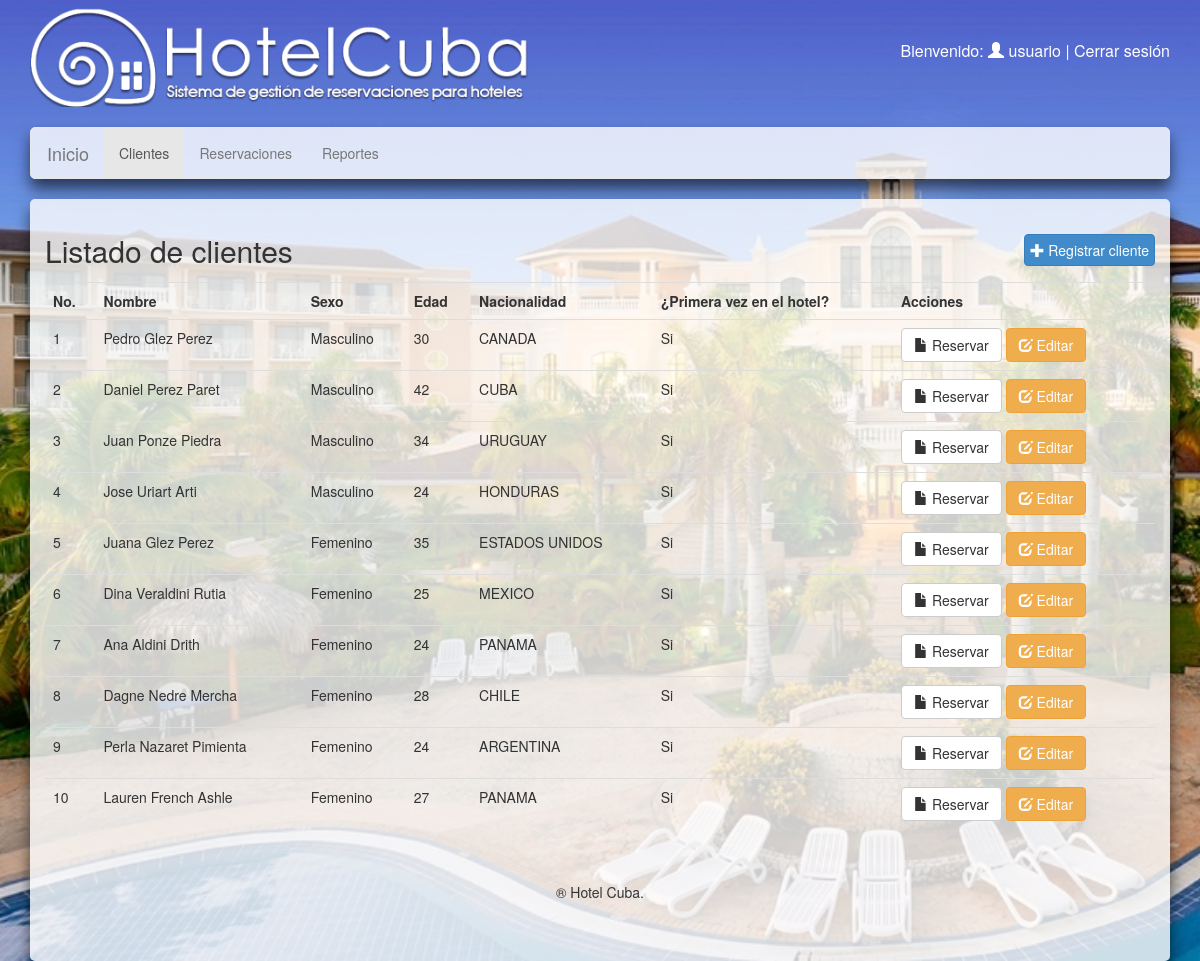
/VISTA/plantilla.php?opcion=2 (signed in), run on the app's committed database.
### tables this page shows
create table IF NOT EXISTS cliente
(
  nombre       varchar(50)            not null,
  edad         int                    not null,
  sexo         int           not null,
  nacionalidad int(11)            not null,
  reiterado    tinyint(1) default '0' not null,
  id_cliente   int auto_increment PRIMARY KEY,
  constraint cliente_nacionalidad_id_nacionalidad_fk
  foreign key (nacionalidad) references nacionalidad (id_nacionalidad),
  constraint cliente_sexo_id_sexo_fk
  foreign key (sexo) references sexo (id_sexo)
);

CREATE TABLE IF NOT EXISTS sexo (
id_sexo int not null primary key,
  descripcion varchar(100) not null
);

CREATE TABLE IF NOT EXISTS nacionalidad (
  id_nacionalidad int auto_increment primary key,
  descripcion varchar(100) not null
);

### MODELO/daoCliente.php (called while the page is built, shortened)
<?php
include_once '../MODELO/Conexion.php';
class daoCliente
{
    function __construct()
    {
        $a = func_get_args();
        $i = func_num_args();
    }
    function obtenerTodosClientes(){
        $sql = "SELECT cliente.id_cliente,
       cliente.nombre,
       cliente.edad,
       cliente.reiterado,
       s.descripcion         as sexo,
       n.descripcion as nacionalidad, (SELECT count(*)
                                                 FROM reservacion
                                                        inner join habitacion
                                                          on reservacion.habitacion = habitacion.numero
                                                        left join turoperador
                                                          on reservacion.turoperador = turoperador.id_turoperador
                                                 where CURRENT_TIMESTAMP <= DATE_ADD(fecha_entrada, INTERVAL cantidad_dias DAY)
                                                   and CURRENT_TIMESTAMP >= fecha_entrada
                                                   and reservacion.cliente = cliente.id_cliente) 'cant_reserv_act'
FROM cliente inner join sexo s on cliente.sexo = s.id_sexo inner join nacionalidad n on cliente.nacionalidad = n.id_nacionalidad";
        $con = new Conexion();
        return $con -> devolverResultados($sql);
    }
}

### CONTROLADOR/cc-cliente.php (called while the page is built, shortened)
<?php
include '../MODELO/daoCliente.php';
extract($_REQUEST);
if (isset($listar)){
    $clienteObj = new daoCliente();
    $clientes = $clienteObj ->obtenerTodosClientes();
}

### MODELO/Conexion.php (called while the page is built, shortened)
<?php
class Conexion{
    private $conn;
    private $host;
    private $user;
    private $password;
    private $baseName;
    function __construct()
    {
        $this->conn = false;
        $this->host = "localhost";
        $this->user = "root";
        $this->password = "";
        $this->baseName = "hotel";
    }
    function conectar()
    {
        if (!$this->conn) {
            $this->conn = mysqli_connect($this->host, $this->user, $this->password);
            mysqli_select_db($this->conn, $this->baseName);
        }
    }
    function ejecutarConsulta($sql)
    {
        $r = mysqli_query($this->conn, $sql);
        return $r;
    }
    function devolverResultados($sql)
    {
        $r = $this->ejecutarConsulta($sql);
        $output = array();
        while ($r != false && $record = mysqli_fetch_assoc($r)) {
            $output[] = $record;
        }
        return $output;
    }
}
?>

### VISTA/paginas/listar-clientes.php (the view, shortened to what this page needs)
<div style="">
    <div class="form-group">
    <a href="?opcion=<?php echo $opcion ?>&insertar" style="float: right;text-decoration: none; padding: 5px;" class="btn btn-primary"> <i class="glyphicon glyphicon-plus" ></i> Registrar cliente </a>
    <h2 style="">Listado de clientes</h2>
    </div>
</div>
<table class="table">
    <tr>
        <th>No.</th>
        <th>Nombre</th>
        <th>Sexo</th>
        <th>Edad</th>
        <th>Nacionalidad</th>
        <th>¿Primera vez en el hotel?</th>
        <th>Acciones</th>
    </tr>
    <?php
            include_once '../CONTROLADOR/cc-cliente.php';
            foreach ($clientes as $key => $cliente){
        ?>
        <tr>
            <td><?php echo $key + 1 ?></td>
            <td><?php echo $cliente['nombre'] ?></td>
            <td><?php echo $cliente['sexo'] ?></td>
            <td><?php echo $cliente['edad'] ?></td>
            <td><?php echo $cliente['nacionalidad'] ?></td>
            <td><?php echo (!$cliente['reiterado']?'Si':'No') ?></td>
            <td>
                <a href="<?php echo '?opcion=1&insertar&cliente='.$cliente['id_cliente'] ?>" class="btn btn-default"><span class="glyphicon glyphicon-file"></span> Reservar</a>
                <a href="?opcion=<?php echo $opcion ?>&editar=<?php echo $cliente['id_cliente'] ?>" class="btn btn-warning"><span class="glyphicon glyphicon-edit"></span> Editar</a>
            </td>
        </tr>
        <?php }?>
</table>

### VISTA/css/miEstilo.css (style rules this page uses)
body { background-image:url(../img/bg.jpg); background-size: cover; background-repeat: no-repeat; background-attachment: fixed; }

### data on the page
cliente: nombre "Pedro Glez Perez", sexo.descripcion "Masculino", edad "30", nacionalidad.descripcion "CANADA", reiterado "Si"
cliente: nombre "Daniel Perez Paret", sexo.descripcion "Masculino", edad "42", nacionalidad.descripcion "CUBA", reiterado "Si"
cliente: nombre "Juan Ponze Piedra", sexo.descripcion "Masculino", edad "34", nacionalidad.descripcion "URUGUAY", reiterado "Si"
cliente: nombre "Jose Uriart Arti", sexo.descripcion "Masculino", edad "24", nacionalidad.descripcion "HONDURAS", reiterado "Si"
cliente: nombre "Juana Glez Perez", sexo.descripcion "Femenino", edad "35", nacionalidad.descripcion "ESTADOS UNIDOS", reiterado "Si"
cliente: nombre "Dina Veraldini Rutia", sexo.descripcion "Femenino", edad "25", nacionalidad.descripcion "MEXICO", reiterado "Si"
cliente: nombre "Ana Aldini Drith", sexo.descripcion "Femenino", edad "24", nacionalidad.descripcion "PANAMA", reiterado "Si"
cliente: nombre "Dagne Nedre Mercha", sexo.descripcion "Femenino", edad "28", nacionalidad.descripcion "CHILE", reiterado "Si"
cliente: nombre "Perla Nazaret Pimienta", sexo.descripcion "Femenino", edad "24", nacionalidad.descripcion "ARGENTINA", reiterado "Si"
cliente: nombre "Lauren French Ashle", sexo.descripcion "Femenino", edad "27", nacionalidad.descripcion "PANAMA", reiterado "Si"

### other printed values
$_SESSION['nombre'] "usuario"
